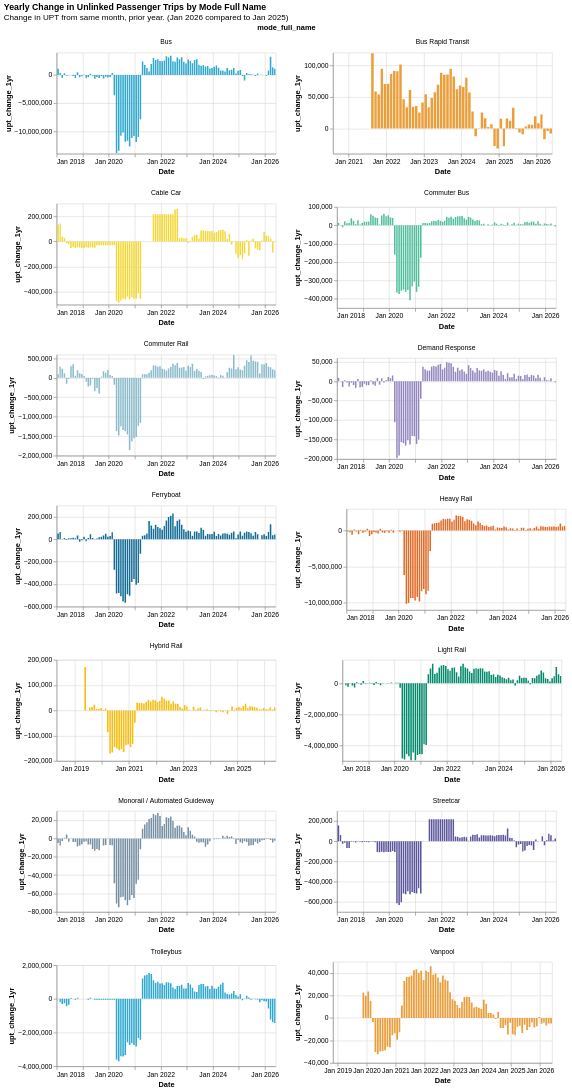

Notebook cell for this chart:
### Code cell
make_base_chart(
    mode_df, 
    y_col="upt_change_1yr",
    color_col = "mode_full_name", 
).mark_bar().facet(
    "mode_full_name", columns = 2, title = ""
).properties(
    title={
        "text": title_by_group("mode_full_name", "upt_change_1yr"), 
        "subtitle": "Change in UPT from same month, prior year. (Jan 2026 compared to Jan 2025)"} ,
).resolve_scale(x="independent", y="independent")

### Figure 1 — Vega specification as saved in the notebook (floating-point values rounded to 4 significant figures; data arrays with more than 128 entries replaced by an {"elided": "..."} marker saying what was removed)
{"$schema": "https://vega.github.io/schema/vega/v6.json", "data": [{"name": "param_1e9efca18e7a2868_store"}, {"name": "source_0", "values": {"elided": "1369 records"}, "transform": [{"type": "formula", "expr": "toDate(datum['yearmonth_month_first_day_end'])", "as": "yearmonth_month_first_day_end"}, {"type": "formula", "expr": "toDate(datum['yearmonth_month_first_day'])", "as": "yearmonth_month_first_day"}, {"type": "formula", "expr": "toDate(datum['month_first_day'])", "as": "month_first_day"}]}, {"name": "source_0_color_domain_mode_full_name", "values": [{"mode_full_name": "Commuter Bus"}, {"mode_full_name": "Cable Car"}, {"mode_full_name": "Commuter Rail"}, {"mode_full_name": "Demand Response"}, {"mode_full_name": "Ferryboat"}, {"mode_full_name": "Heavy Rail"}, {"mode_full_name": "Light Rail"}, {"mode_full_name": "Bus"}, {"mode_full_name": "Monorail / Automated Guideway"}, {"mode_full_name": "Bus Rapid Transit"}, {"mode_full_name": "Streetcar"}, {"mode_full_name": "Trolleybus"}, {"mode_full_name": "Vanpool"}, {"mode_full_name": "Hybrid Rail"}]}], "signals": [{"name": "view_3ca369192619c10d_0_width", "value": 325}, {"name": "view_3ca369192619c10d_0_height", "value": 150}, {"name": "unit", "value": {}, "on": [{"events": "pointermove", "update": "isTuple(group()) ? group() : unit"}]}, {"name": "param_1e9efca18e7a2868", "update": "{\"yearmonth_month_first_day\": param_1e9efca18e7a2868_yearmonth_month_first_day, \"upt_change_1yr\": param_1e9efca18e7a2868_upt_change_1yr}"}, {"name": "param_1e9efca18e7a2868_yearmonth_month_first_day"}, {"name": "param_1e9efca18e7a2868_upt_change_1yr"}], "marks": [{"type": "group", "name": "facet-title", "title": {"text": "mode_full_name", "style": "guide-title", "offset": 10}, "role": "column-title"}, {"type": "group", "name": "cell", "from": {"facet": {"data": "source_0", "name": "facet", "groupby": ["mode_full_name"]}}, "sort": {"field": ["datum[\"mode_full_name\"]"], "order": ["ascending"]}, "encode": {"update": {"width": {"signal": "view_3ca369192619c10d_0_width"}, "height": {"signal": "view_3ca369192619c10d_0_height"}}}, "signals": [{"name": "facet", "value": {}, "on": [{"events": [{"source": "scope", "type": "pointermove"}], "update": "isTuple(facet) ? facet : group(\"cell\").datum"}]}, {"name": "param_1e9efca18e7a2868_yearmonth_month_first_day", "on": [{"events": [{"source": "view", "type": "dblclick"}], "update": "null"}, {"events": {"signal": "param_1e9efca18e7a2868_translate_delta"}, "update": "panLinear(param_1e9efca18e7a2868_translate_anchor.extent_x, -param_1e9efca18e7a2868_translate_delta.x / view_3ca369192619c10d_0_width)"}, {"events": {"signal": "param_1e9efca18e7a2868_zoom_delta"}, "update": "zoomLinear(domain(\"view_3ca369192619c10d_0_x\"), param_1e9efca18e7a2868_zoom_anchor.x, param_1e9efca18e7a2868_zoom_delta)"}], "push": "outer"}, {"name": "param_1e9efca18e7a2868_upt_change_1yr", "on": [{"events": [{"source": "view", "type": "dblclick"}], "update": "null"}, {"events": {"signal": "param_1e9efca18e7a2868_translate_delta"}, "update": "panLinear(param_1e9efca18e7a2868_translate_anchor.extent_y, param_1e9efca18e7a2868_translate_delta.y / view_3ca369192619c10d_0_height)"}, {"events": {"signal": "param_1e9efca18e7a2868_zoom_delta"}, "update": "zoomLinear(domain(\"view_3ca369192619c10d_0_y\"), param_1e9efca18e7a2868_zoom_anchor.y, param_1e9efca18e7a2868_zoom_delta)"}], "push": "outer"}, {"name": "param_1e9efca18e7a2868_tuple", "on": [{"events": [{"signal": "param_1e9efca18e7a2868_yearmonth_month_first_day || param_1e9efca18e7a2868_upt_change_1yr"}], "update": "param_1e9efca18e7a2868_yearmonth_month_first_day && param_1e9efca18e7a2868_upt_change_1yr ? {unit: \"view_3ca369192619c10d_0\" + '__facet_facet_' + (facet[\"mode_full_name\"]), fields: param_1e9efca18e7a2868_tuple_fields, values: [param_1e9efca18e7a2868_yearmonth_month_first_day,param_1e9efca18e7a2868_upt_change_1yr]} : null"}]}, {"name": "param_1e9efca18e7a2868_tuple_fields", "value": [{"field": "yearmonth_month_first_day", "channel": "x", "type": "R"}, {"field": "upt_change_1yr", "channel": "y", "type": "R"}]}, {"name": "param_1e9efca18e7a2868_translate_anchor", "value": {}, "on": [{"events": [{"source": "scope", "type": "pointerdown"}], "update": "{x: x(unit), y: y(unit), extent_x: domain(\"view_3ca369192619c10d_0_x\"), extent_y: domain(\"view_3ca369192619c10d_0_y\")}"}]}, {"name": "param_1e9efca18e7a2868_translate_delta", "value": {}, "on": [{"events": [{"source": "window", "between": [{"source": "scope", "type": "pointerdown"}, {"source": "window", "type": "pointerup"}], "type": "pointermove", "consume": true}], "update": "{x: param_1e9efca18e7a2868_translate_anchor.x - x(unit), y: param_1e9efca18e7a2868_translate_anchor.y - y(unit)}"}]}, {"name": "param_1e9efca18e7a2868_zoom_anchor", "on": [{"events": [{"source": "scope", "consume": true, "type": "wheel"}], "update": "{x: invert(\"view_3ca369192619c10d_0_x\", x(unit)), y: invert(\"view_3ca369192619c10d_0_y\", y(unit))}"}]}, {"name": "param_1e9efca18e7a2868_zoom_delta", "on": [{"events": [{"source": "scope", "consume": true, "type": "wheel"}], "update": "pow(1.001, event.deltaY * pow(16, event.deltaMode))", "force": true}]}, {"name": "param_1e9efca18e7a2868_modify", "on": [{"events": {"signal": "param_1e9efca18e7a2868_tuple"}, "update": "modify(\"param_1e9efca18e7a2868_store\", param_1e9efca18e7a2868_tuple, true)"}]}], "marks": [{"type": "rect", "name": "view_3ca369192619c10d_0_marks", "from": {"data": "facet"}, "encode": {"update": {"x2": {"field": "yearmonth_month_first_day", "scale": "view_3ca369192619c10d_0_x", "offset": {"signal": "0.5 + (abs(scale(\"view_3ca369192619c10d_0_x\", datum[\"yearmonth_month_first_day_end\"]) - scale(\"view_3ca369192619c10d_0_x\", datum[\"yearmonth_month_first_day\"])) < 0.25 ? -0.5 * (0.25 - (abs(scale(\"view_3ca369192619c10d_0_x\", datum[\"yearmonth_month_first_day_end\"]) - scale(\"view_3ca369192619c10d_0_x\", datum[\"yearmonth_month_first_day\"])))) : 0.5)"}}, "y": {"field": "upt_change_1yr_end", "scale": "view_3ca369192619c10d_0_y"}, "tooltip": {"signal": "{\"month_first_day\": timeFormat(datum[\"month_first_day\"], \"%b %d, %Y\"), \"year\": format(datum[\"year\"], \"\"), \"month\": format(datum[\"month\"], \"\"), \"upt\": format(datum[\"upt\"], \"\"), \"upt_change_1yr\": format(datum[\"upt_change_1yr\"], \"\"), \"mode_full_name\": isValid(datum[\"mode_full_name\"]) ? isArray(datum[\"mode_full_name\"]) ? join(datum[\"mode_full_name\"], '\\n') : datum[\"mode_full_name\"] : \"\"+datum[\"mode_full_name\"], \"rtpa\": isValid(datum[\"rtpa\"]) ? isArray(datum[\"rtpa\"]) ? join(datum[\"rtpa\"], '\\n') : datum[\"rtpa\"] : \"\"+datum[\"rtpa\"]}"}, "fill": {"field": "mode_full_name", "scale": "color"}, "x": {"field": "yearmonth_month_first_day_end", "scale": "view_3ca369192619c10d_0_x", "offset": {"signal": "0.5 + (abs(scale(\"view_3ca369192619c10d_0_x\", datum[\"yearmonth_month_first_day_end\"]) - scale(\"view_3ca369192619c10d_0_x\", datum[\"yearmonth_month_first_day\"])) < 0.25 ? 0.5 * (0.25 - (abs(scale(\"view_3ca369192619c10d_0_x\", datum[\"yearmonth_month_first_day_end\"]) - scale(\"view_3ca369192619c10d_0_x\", datum[\"yearmonth_month_first_day\"])))) : -0.5)"}}, "y2": {"field": "upt_change_1yr_start", "scale": "view_3ca369192619c10d_0_y"}}}, "style": ["bar"], "interactive": true, "clip": true}], "scales": [{"name": "view_3ca369192619c10d_0_x", "type": "time", "domain": {"data": "facet", "fields": ["yearmonth_month_first_day", "yearmonth_month_first_day_end"]}, "range": [0, {"signal": "view_3ca369192619c10d_0_width"}], "domainRaw": {"signal": "param_1e9efca18e7a2868[\"yearmonth_month_first_day\"]"}}, {"name": "view_3ca369192619c10d_0_y", "type": "linear", "domain": {"data": "facet", "fields": ["upt_change_1yr_start", "upt_change_1yr_end"]}, "range": [{"signal": "view_3ca369192619c10d_0_height"}, 0], "clamp": true, "domainRaw": {"signal": "param_1e9efca18e7a2868[\"upt_change_1yr\"]"}, "zero": false, "nice": true}], "axes": [{"scale": "view_3ca369192619c10d_0_x", "orient": "bottom", "tickCount": {"signal": "ceil(view_3ca369192619c10d_0_width/40)"}, "zindex": 0, "domain": false, "tickMinStep": {"signal": "datetime(2001, 1, 1, 0, 0, 0, 0) - datetime(2001, 0, 1, 0, 0, 0, 0)"}, "maxExtent": 0, "labels": false, "aria": false, "grid": true, "minExtent": 0, "gridScale": "view_3ca369192619c10d_0_y", "ticks": false}, {"scale": "view_3ca369192619c10d_0_y", "gridScale": "view_3ca369192619c10d_0_x", "labels": false, "domain": false, "ticks": false, "grid": true, "zindex": 0, "tickCount": {"signal": "ceil(view_3ca369192619c10d_0_height/40)"}, "orient": "left", "maxExtent": 0, "minExtent": 0, "aria": false}, {"scale": "view_3ca369192619c10d_0_x", "zindex": 0, "labelFlush": true, "tickCount": {"signal": "ceil(view_3ca369192619c10d_0_width/40)"}, "grid": false, "format": {"signal": "timeUnitSpecifier([\"year\",\"month\"], {\"year-month\":\"%b %Y \",\"year-month-date\":\"%b %d, %Y \"})"}, "title": "Date", "tickMinStep": {"signal": "datetime(2001, 1, 1, 0, 0, 0, 0) - datetime(2001, 0, 1, 0, 0, 0, 0)"}, "orient": "bottom", "labelOverlap": true}, {"scale": "view_3ca369192619c10d_0_y", "labelOverlap": true, "tickCount": {"signal": "ceil(view_3ca369192619c10d_0_height/40)"}, "grid": false, "zindex": 0, "orient": "left", "title": "upt_change_1yr"}], "title": {"text": {"signal": "isValid(parent[\"mode_full_name\"]) ? parent[\"mode_full_name\"] : \"\"+parent[\"mode_full_name\"]"}, "style": "guide-label", "frame": "group", "offset": 10}, "style": "cell"}], "scales": [{"name": "color", "type": "ordinal", "domain": {"data": "source_0_color_domain_mode_full_name", "field": "mode_full_name", "sort": true}, "range": ["#2EA8CE", "#EB9F3C", "#F4D837", "#51BF9D", "#8CBCCB", "#9487C0", "#136C97", "#E16B26", "#F6BF16", "#00896B", "#7790A3", "#5B559C"]}], "title": {"text": "Yearly Change in Unlinked Passenger Trips by Mode Full Name", "anchor": "start", "subtitle": "Change in UPT from same month, prior year. (Jan 2026 compared to Jan 2025)"}, "padding": 5, "layout": {"padding": 20, "bounds": "full", "align": "none", "columns": 2}, "background": "white"}
